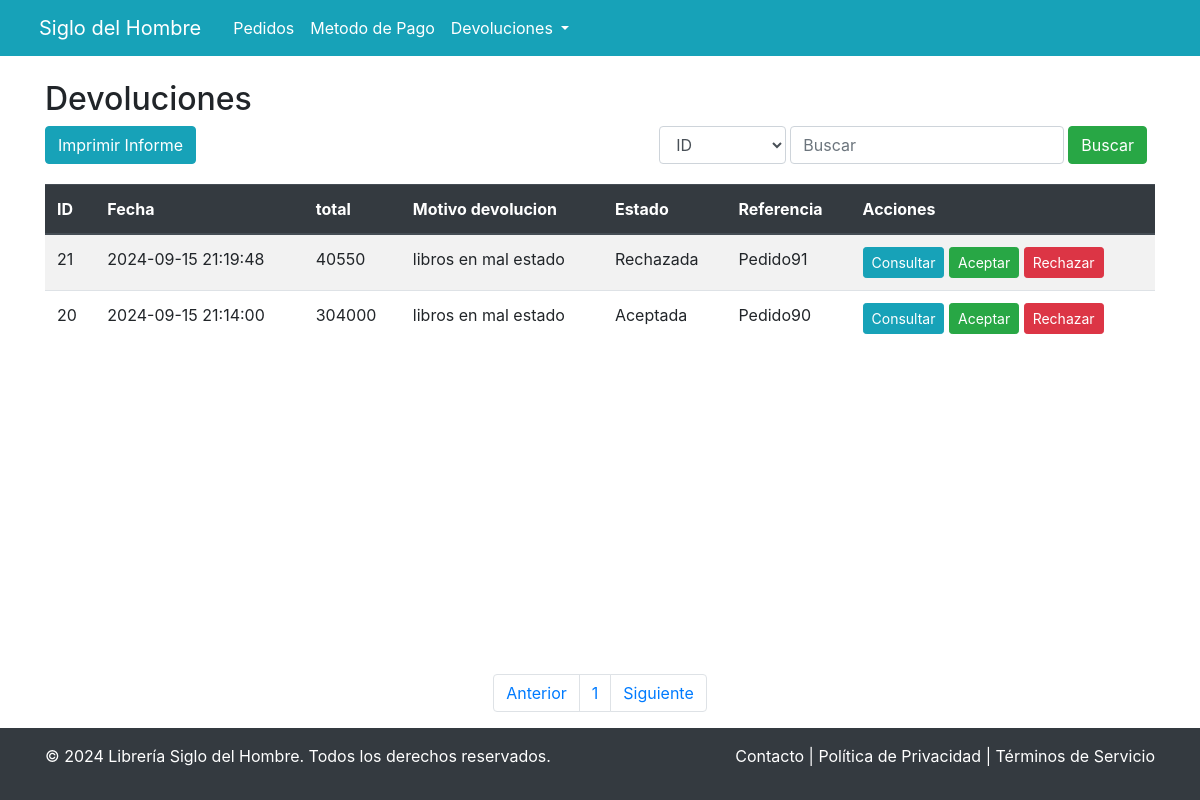
/devolucion/devolucion.php, run on an earlier commit of the app's database.
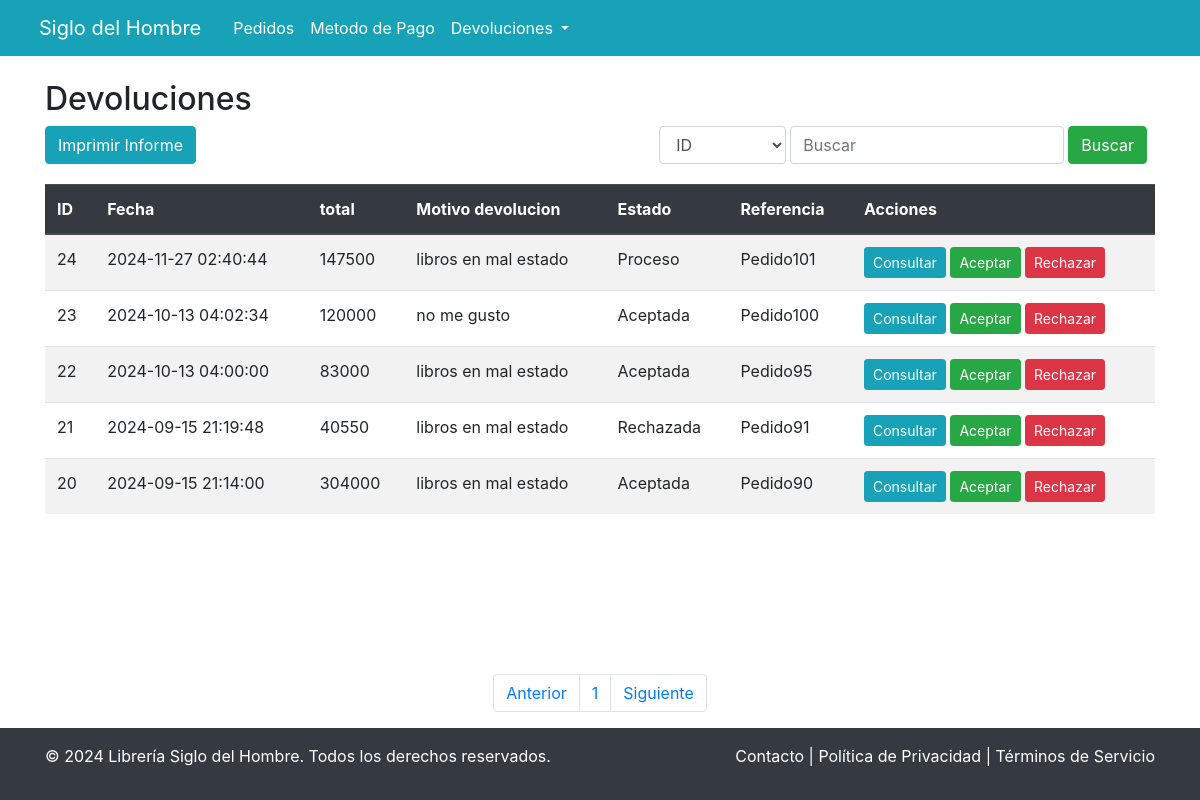
And on a later commit of the database.
### tables this page shows
CREATE TABLE `devolucion` (
  `id_devolucion` int(11) NOT NULL,
  `id_pedido` int(11) NOT NULL,
  `motivo` varchar(50) NOT NULL,
  `descripcion` text NOT NULL,
  `estado` varchar(50) NOT NULL,
  `referencia` varchar(50) NOT NULL,
  `fecha` varchar(50) NOT NULL
);

CREATE TABLE `pedido` (
  `id_pedido` int(11) NOT NULL,
  `id_usuario` int(11) NOT NULL,
  `id_metodo_de_pago` int(11) NOT NULL,
  `fecha` varchar(50) NOT NULL,
  `total` int(11) NOT NULL,
  `estado` enum('publicado','cancelado') NOT NULL
);

### devolucion/devolucion.php (the view, shortened to what the changed rows need)
<!DOCTYPE html>
<html lang="es">
<head>
    <link href="https://stackpath.bootstrapcdn.com/bootstrap/4.5.2/css/bootstrap.min.css" rel="stylesheet">
    <link href="https://cdnjs.cloudflare.com/ajax/libs/font-awesome/5.15.3/css/all.min.css" rel="stylesheet">
</head>
<body>
    <div class="d-flex flex-column min-vh-100">
        <main class="flex-fill">
            <div class="container mt-4">
                <h2>Devoluciones</h2>
                <div>
                    <?php
                    require "../conexion.php";
                    if (isset($_GET['page'])){
                        $page = (int) $_GET['page'];
                        $page = (int) ($page - 1) * 10;
                        $sql = "SELECT
                        devolucion.id_devolucion,
                        pedido.fecha,
                        pedido.total,
                        devolucion.motivo,
                        devolucion.estado,
                        devolucion.referencia
                        FROM
                            devolucion
                        INNER JOIN
                            pedido ON devolucion.id_pedido = pedido.id_pedido
                        ORDER BY devolucion.id_devolucion
                        DESC
                        LIMIT 10 OFFSET $page";
                    }else{
                        $sql = "SELECT
                        devolucion.id_devolucion,
                        pedido.fecha,
                        pedido.total,
                        devolucion.motivo,
                        devolucion.estado,
                        devolucion.referencia
                        FROM
                            devolucion
                        INNER JOIN
                            pedido ON devolucion.id_pedido = pedido.id_pedido
                        ORDER BY devolucion.id_devolucion
                        DESC
                        LIMIT 10";
                    }
                    $result = $mysqli->query($sql);
                    if (!$result) {
                        echo "<div class='alert alert-danger'>Error en la consulta: " . $mysqli->error . "</div>";
                    } else {
                        if ($result->num_rows > 0) {
                            echo '<table class="table table-striped">
                                    <thead class="thead-dark">
                                        <tr>
                                            <th>ID</th>
                                            <th>Fecha</th>
											<th>total</th>
                                            <th>Motivo devolucion</th>
                                            <th>Estado</th>
                                            <th>Referencia</th>
                                            <th>Acciones</th>
                                        </tr>
                                    </thead>
                                    <tbody>';
                            while ($row = $result->fetch_assoc()) {
                                echo '<tr>
                                        <td>' . htmlspecialchars($row["id_devolucion"]) . '</td>
                                        <td>' . htmlspecialchars($row["fecha"]) . '</td>
                                        <td>' . htmlspecialchars($row["total"]) . '</td>
                                        <td>' . htmlspecialchars($row["motivo"]) . '</td>
                                        <td>' . htmlspecialchars($row["estado"]) . '</td>
                                        <td>' . htmlspecialchars($row["referencia"]) . '</td>
                                        <td>
                                            <a href="consultar.devolucion.php?id_devolucion=' . urlencode($row["id_devolucion"]) . '" class="btn btn-info btn-sm">Consultar</a>
                                            <a href="aceptar.devolucion.php?id_devolucion=' . urlencode($row["id_devolucion"]) . '" class="btn btn-success btn-sm">Aceptar</a>
                                            <a href="rechazar.devolucion.php?id_devolucion=' . urlencode($row["id_devolucion"]) . '" class="btn btn-danger btn-sm">Rechazar</a>
                                        </td>
                                    </tr>';
                            }
                            echo '</tbody></table>';
                        } else {
                            echo "<div class='alert alert-info'>No hay registros de devoluciones.</div>";
                        }
                    }
                    ?>
                </div>
            </div>
        </main>
        <nav aria-label="Page navigation example">
            <ul class="pagination justify-content-center">
                <?php
                    $query_total = "SELECT COUNT(id_devolucion) as devoluciones FROM devolucion";
                    $result_total = $mysqli->query($query_total);
                    $total_results = $result_total->fetch_assoc();
                    $total_results = (int) $total_results["devoluciones"];
                    $pages = ($total_results / 10);
                    $pages = ceil($pages);
                    for ($i = 1; $i <=$pages; $i++){
                        echo '<li class="page-item">
                                <a class="page-link" href="devolucion.php?page=' . urlencode($i) . '">' . htmlspecialchars($i). '</a>
                                </li>';
                    }
                    ?>
            </ul>
        </nav>
    </div>
</body>
</html>

What changed in the data, as far as the page shows it:
added devolucion: id_devolucion "24", id_pedido.fecha "2024-11-27 02:40:44", id_pedido.total "147500", motivo "libros en mal estado", estado "Proceso", referencia "Pedido101"
added devolucion: id_devolucion "23", id_pedido.fecha "2024-10-13 04:02:34", id_pedido.total "120000", motivo "no me gusto", estado "Aceptada", referencia "Pedido100"
added devolucion: id_devolucion "22", id_pedido.fecha "2024-10-13 04:00:00", id_pedido.total "83000", motivo "libros en mal estado", estado "Aceptada", referencia "Pedido95"
